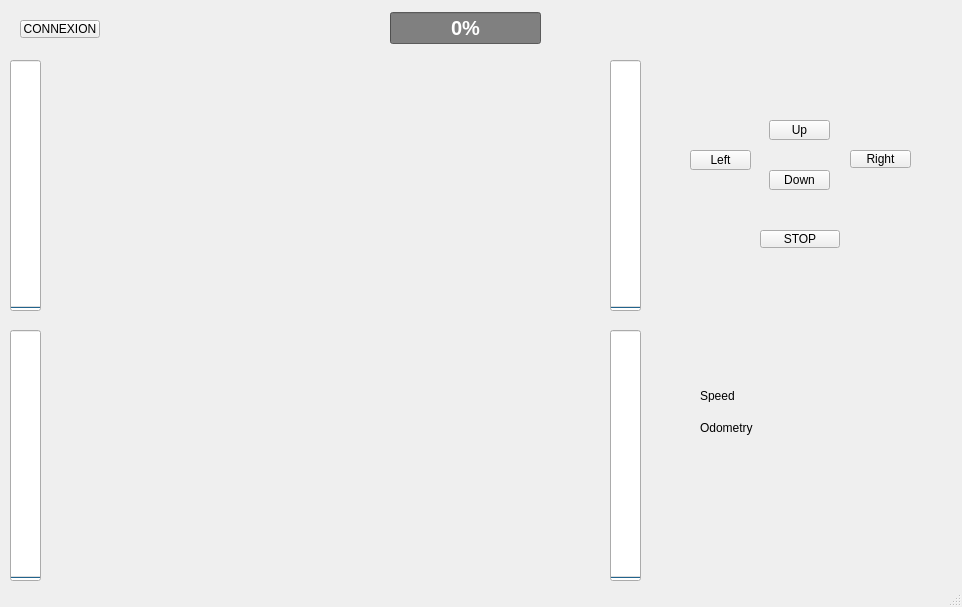
<?xml version="1.0" encoding="UTF-8"?>
<ui version="4.0">
 <class>MainUI</class>
 <widget class="QMainWindow" name="MainUI">
  <property name="windowModality">
   <enum>Qt::NonModal</enum>
  </property>
  <property name="enabled">
   <bool>true</bool>
  </property>
  <property name="geometry">
   <rect>
    <x>0</x>
    <y>0</y>
    <width>962</width>
    <height>607</height>
   </rect>
  </property>
  <property name="windowTitle">
   <string>Wi-Fi BOT</string>
  </property>
  <property name="animated">
   <bool>false</bool>
  </property>
  <property name="tabShape">
   <enum>QTabWidget::Rounded</enum>
  </property>
  <property name="dockOptions">
   <set>QMainWindow::AllowTabbedDocks</set>
  </property>
  <widget class="QWidget" name="centralwidget">
   <widget class="QWidget" name="horizontalLayoutWidget">
    <property name="geometry">
     <rect>
      <x>390</x>
      <y>10</y>
      <width>151</width>
      <height>37</height>
     </rect>
    </property>
    <layout class="QHBoxLayout" name="horizontal_Batterie">
     <item>
      <widget class="QProgressBar" name="progressBar">
       <property name="font">
        <font>
         <pointsize>-1</pointsize>
         <bold>true</bold>
         <strikeout>false</strikeout>
        </font>
       </property>
       <property name="styleSheet">
        <string notr="true">background-color: gray;
color: white;
padding: 1rem;
text-align: center;
font-size: 20px;</string>
       </property>
       <property name="value">
        <number>0</number>
       </property>
       <property name="textVisible">
        <bool>true</bool>
       </property>
       <property name="invertedAppearance">
        <bool>false</bool>
       </property>
      </widget>
     </item>
    </layout>
   </widget>
   <widget class="QWidget" name="horizontalLayoutWidget_2">
    <property name="geometry">
     <rect>
      <x>50</x>
      <y>0</y>
      <width>331</width>
      <height>64</height>
     </rect>
    </property>
    <layout class="QHBoxLayout" name="horizontal_Connection"/>
   </widget>
   <widget class="QProgressBar" name="progressBar_FrontLeft">
    <property name="geometry">
     <rect>
      <x>610</x>
      <y>60</y>
      <width>31</width>
      <height>251</height>
     </rect>
    </property>
    <property name="maximum">
     <number>240</number>
    </property>
    <property name="value">
     <number>0</number>
    </property>
    <property name="orientation">
     <enum>Qt::Vertical</enum>
    </property>
   </widget>
   <widget class="QWidget" name="horizontalLayoutWidget_3">
    <property name="geometry">
     <rect>
      <x>50</x>
      <y>60</y>
      <width>551</width>
      <height>521</height>
     </rect>
    </property>
    <layout class="QHBoxLayout" name="camWindow"/>
   </widget>
   <widget class="QProgressBar" name="progressBar_BackLeft">
    <property name="geometry">
     <rect>
      <x>610</x>
      <y>330</y>
      <width>31</width>
      <height>251</height>
     </rect>
    </property>
    <property name="maximum">
     <number>240</number>
    </property>
    <property name="value">
     <number>0</number>
    </property>
    <property name="orientation">
     <enum>Qt::Vertical</enum>
    </property>
   </widget>
   <widget class="QProgressBar" name="progressBar_FrontRight">
    <property name="geometry">
     <rect>
      <x>10</x>
      <y>60</y>
      <width>31</width>
      <height>251</height>
     </rect>
    </property>
    <property name="maximum">
     <number>240</number>
    </property>
    <property name="value">
     <number>0</number>
    </property>
    <property name="orientation">
     <enum>Qt::Vertical</enum>
    </property>
   </widget>
   <widget class="QProgressBar" name="progressBar_BackRight">
    <property name="geometry">
     <rect>
      <x>10</x>
      <y>330</y>
      <width>31</width>
      <height>251</height>
     </rect>
    </property>
    <property name="maximum">
     <number>240</number>
    </property>
    <property name="value">
     <number>0</number>
    </property>
    <property name="orientation">
     <enum>Qt::Vertical</enum>
    </property>
   </widget>
   <widget class="QPushButton" name="upButton">
    <property name="geometry">
     <rect>
      <x>769</x>
      <y>120</y>
      <width>61</width>
      <height>20</height>
     </rect>
    </property>
    <property name="text">
     <string>Up</string>
    </property>
   </widget>
   <widget class="QPushButton" name="downButton">
    <property name="geometry">
     <rect>
      <x>769</x>
      <y>170</y>
      <width>61</width>
      <height>20</height>
     </rect>
    </property>
    <property name="text">
     <string>Down</string>
    </property>
   </widget>
   <widget class="QPushButton" name="rightButton">
    <property name="geometry">
     <rect>
      <x>850</x>
      <y>150</y>
      <width>61</width>
      <height>18</height>
     </rect>
    </property>
    <property name="text">
     <string>Right</string>
    </property>
   </widget>
   <widget class="QPushButton" name="leftButton">
    <property name="geometry">
     <rect>
      <x>690</x>
      <y>150</y>
      <width>61</width>
      <height>20</height>
     </rect>
    </property>
    <property name="text">
     <string>Left</string>
    </property>
   </widget>
   <widget class="QPushButton" name="stopButton">
    <property name="geometry">
     <rect>
      <x>760</x>
      <y>230</y>
      <width>80</width>
      <height>18</height>
     </rect>
    </property>
    <property name="text">
     <string>STOP</string>
    </property>
   </widget>
   <widget class="QPushButton" name="buttonConnect">
    <property name="geometry">
     <rect>
      <x>20</x>
      <y>20</y>
      <width>80</width>
      <height>18</height>
     </rect>
    </property>
    <property name="text">
     <string>CONNEXION</string>
    </property>
   </widget>
   <widget class="QLabel" name="label_3">
    <property name="geometry">
     <rect>
      <x>700</x>
      <y>390</y>
      <width>37</width>
      <height>12</height>
     </rect>
    </property>
    <property name="text">
     <string>Speed</string>
    </property>
   </widget>
   <widget class="QLabel" name="label">
    <property name="geometry">
     <rect>
      <x>700</x>
      <y>420</y>
      <width>61</width>
      <height>16</height>
     </rect>
    </property>
    <property name="text">
     <string>Odometry</string>
    </property>
   </widget>
   <widget class="QLabel" name="odometryLabel">
    <property name="geometry">
     <rect>
      <x>770</x>
      <y>420</y>
      <width>37</width>
      <height>12</height>
     </rect>
    </property>
    <property name="text">
     <string/>
    </property>
   </widget>
  </widget>
  <widget class="QStatusBar" name="statusbar"/>
 </widget>
 <resources/>
 <connections/>
</ui>
